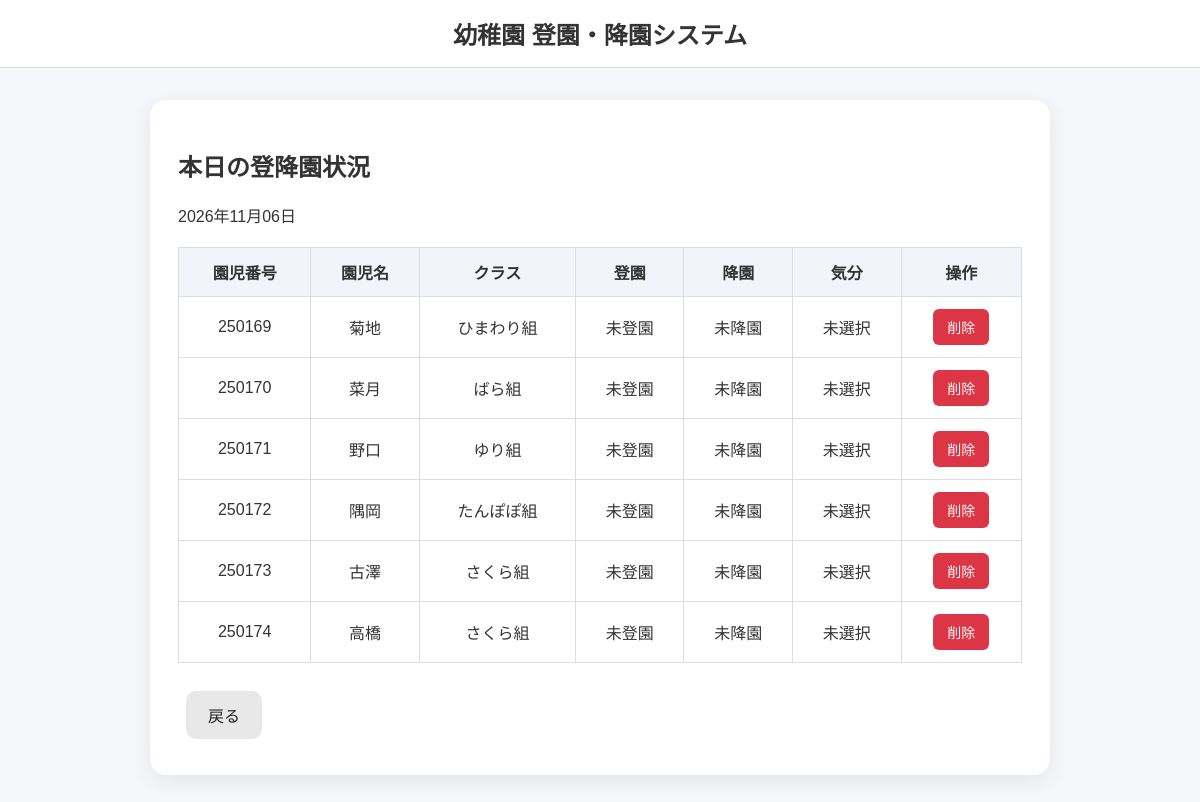
Before: /dashboard/ with the older database file.
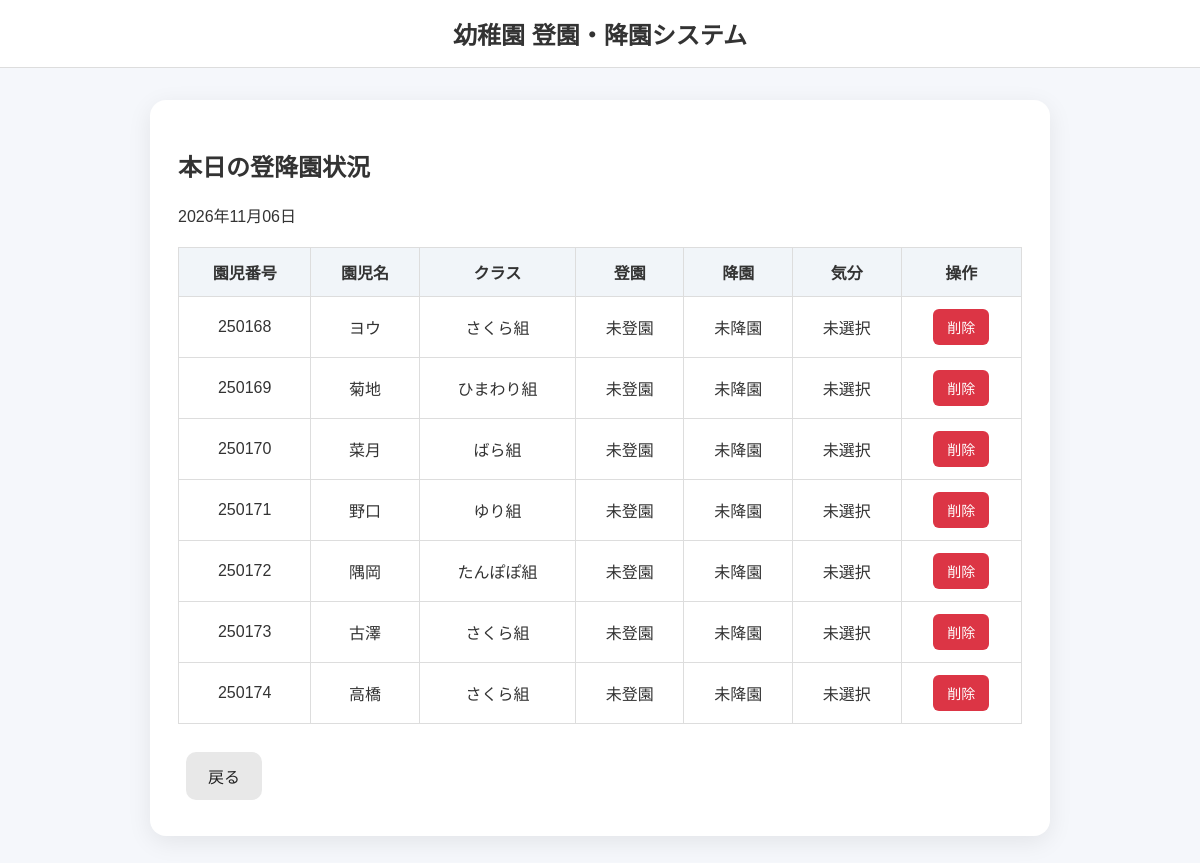
After: the same page with the newer database file.
### attendance/models.py (models this page shows, shortened)
class Student(models.Model):
    CLASS_CHOICES = [
        ("sakura","さくら組"),
        ("himawari","ひまわり組"),
        ("bara","ばら組"),
        ("yuri","ゆり組"),
        ("tanpopo","たんぽぽ組")
    ]
    name = models.CharField("園児名", max_length=100)
    student_number = models.CharField("園児番号", max_length=30, unique=True)
    class_name = models.CharField("クラス名",max_length=50,choices=CLASS_CHOICES,blank=True)
    photo = models.ImageField("顔写真", upload_to="students/")
    is_active = models.BooleanField("在園", default=True)

### attendance/views.py (the view)
# urls.py: path("dashboard/", views.dashboard, name="dashboard"),
def dashboard(request):
    today = timezone.localdate()
    moods_by_student = {
        item.student_id: item
        for item in DailyMood.objects.filter(date=today)
    }
    students = Student.objects.filter(is_active=True).order_by("student_number")
    rows = []
    for student in students:
        records = Attendance.objects.filter(
            student=student,
            timestamp__date=today,
        )
        in_record = records.filter(attendance_type="in").order_by("timestamp").first()
        out_record = records.filter(attendance_type="out").order_by("timestamp").first()
        rows.append({
            "student": student,
            "in_record": in_record,
            "out_record": out_record,
            "daily_mood": moods_by_student.get(student.pk),
        })
    return render(
        request,
        "attendance/dashboard.html",
        {"rows": rows, "today": today},
    )

### templates/attendance/dashboard.html (shortened to what this page needs)
{% extends "attendance/base.html" %}
{% block content %}
<div class="card">
    <h2>本日の登降園状況</h2>
    <p>{{ today|date:"Y年m月d日" }}</p>
    <table class="status-table">
        <thead>
            <tr>
                <th>園児番号</th>
                <th>園児名</th>
                <th>クラス</th>
                <th>登園</th>
                <th>降園</th>
                <th>気分</th>
                <th>操作</th>
            </tr>
        </thead>
        <tbody>
            {% for row in rows %}
            <tr>
                <td>{{ row.student.student_number }}</td>
                <td>{{ row.student.name }}</td>
                <td>{{row.student.get_class_name_display|default:"未設定"}}</td>
                <td>
                    {% if row.in_record %}
                    {{ row.in_record.timestamp|date:"H:i:s" }}
                    {% else %}
                    未登園
                    {% endif %}
                </td>
                <td>
                    {% if row.out_record %}
                    {{ row.out_record.timestamp|date:"H:i:s" }}
                    {% else %}
                    未降園
                    {% endif %}
                </td>
                <td>
                    {% if row.daily_mood %}
                    {{ row.daily_mood.get_mood_display }}
                    {% else %}
                    未選択
                    {% endif %}
                </td>
                <td>
                    <form method="post" action="{% url 'attendance:student_delete' row.student.id %}"
                        onsubmit="return confirm('園児と出欠記録を完全に削除しますか？');" style="display:inline;">
                        <button type="submit" class="delete-btn">削除</button>
                    </form>
                </td>
            </tr>
            {% empty %}
            <tr>
                <td colspan="7">園児が登録されていません。</td>
            </tr>
            {% endfor %}
        </tbody>
    </table>
    <a class="btn" href="{% url 'attendance:top' %}">戻る</a>
</div>
{% endblock %}

### templates/attendance/base.html (shortened to what this page needs)
{% load static %}
<!DOCTYPE html>
<html lang="ja">
<head>
    <link rel="stylesheet" href="{% static 'attendance/style.css' %}">
</head>
<body>
    <header class="site-header">
        <h1>幼稚園 登園・降園システム</h1>
    </header>
    <main class="container">
        {% block content %}{% endblock %}
    </main>
</body>
</html>

### static/attendance/style.css (style rules this page uses)
* { box-sizing: border-box; }
body { margin: 0; font-family: Arial, "Yu Gothic", sans-serif; background: #f5f7fb; color: #333; }
.site-header { background: white; border-bottom: 1px solid #ddd; padding: 16px 24px; text-align: center; }
.site-header h1 { margin: 0; font-size: 24px; }
.container { width: min(900px, 94%); margin: 32px auto; }
.card { background: white; border-radius: 16px; padding: 28px; box-shadow: 0 6px 24px rgba(0, 0, 0, 0.08); }
.btn { display: inline-block; padding: 12px 22px; margin: 8px; border: none; border-radius: 10px; background: #e8e8e8; color: #222; text-decoration: none; font-size: 16px; cursor: pointer; }
.status-table { width: 100%; border-collapse: collapse; margin: 20px 0; }
.status-table th, .status-table td { border: 1px solid #ddd; padding: 12px; text-align: center; }
.status-table th { background: #f1f5f9; }
.delete-btn { display: inline-block; padding: 8px 14px; border: none; border-radius: 6px; background: #dc3545; color: #fff; font-size: 14px; text-decoration: none; cursor: pointer; }
.status-table form { margin: 0; }

Changed rows visible on the page:
added Student: student.student_number "250168", student.name "ヨウ", student.class_name "さくら組"
